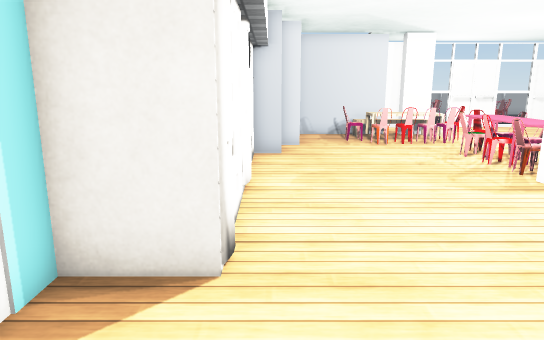
[1] (above)

24 first-person views from a walk through a 3-D level made in the Unity game engine. The camera is 1.2 m above the floor, tilts 12° down and sees 70° across. The floor is counted in squares, 0.5 m on a side. Each view is taken from the middle of a square. On the plan, view 1 faces up. The plan holds only what a view shows up to about 20 squares ahead; the rest is blank. The place goes on beyond the plan. The player character is not drawn. Door leaves are left out, so doorways stand open. Some surface patterns are stand-ins.

[2]
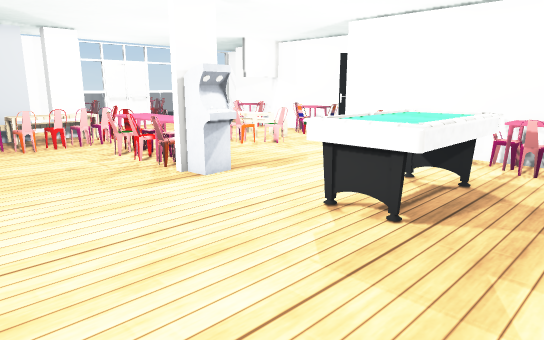

[3]
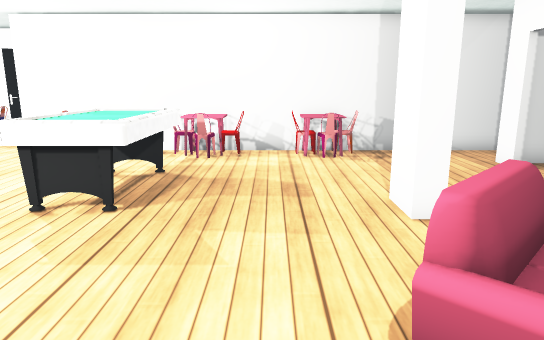

[4]
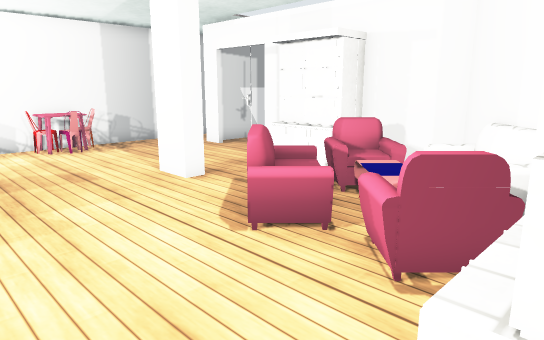

[5]
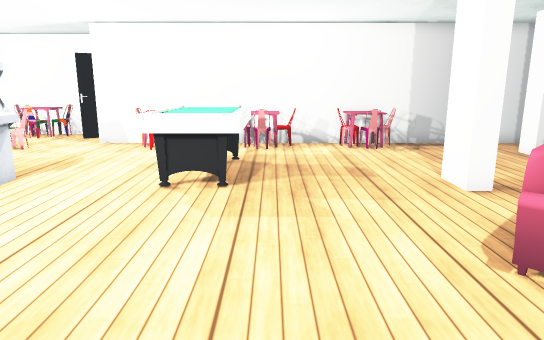

[6]
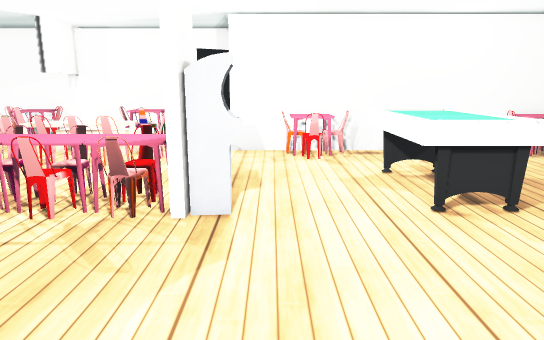

[7]
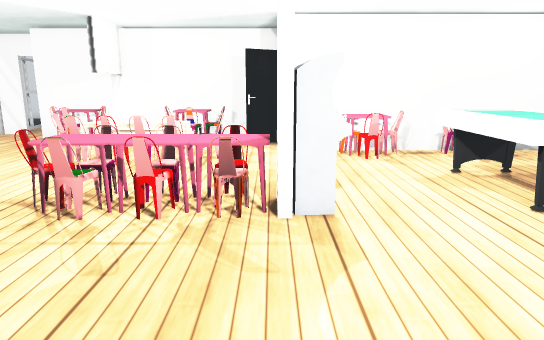

[8]
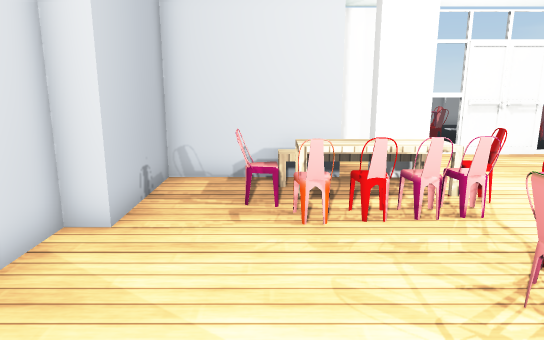

[9]
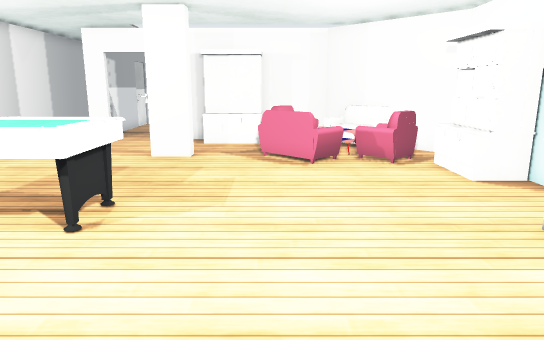

[10]
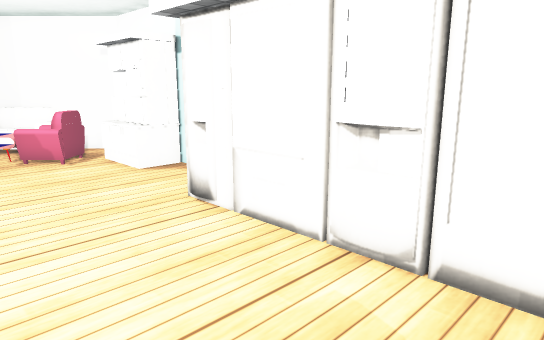

[11]
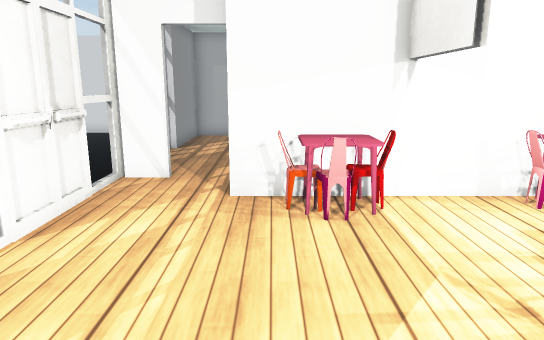

[12]
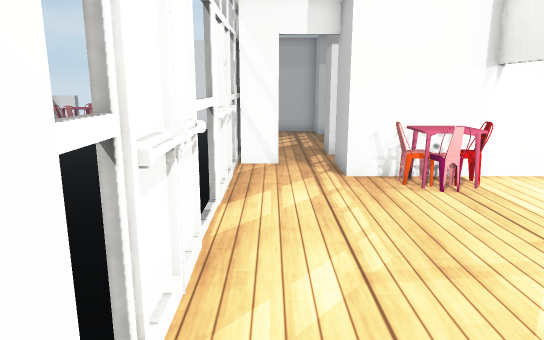

[13]
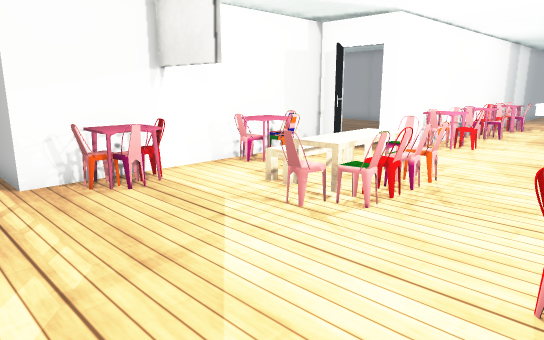

[14]
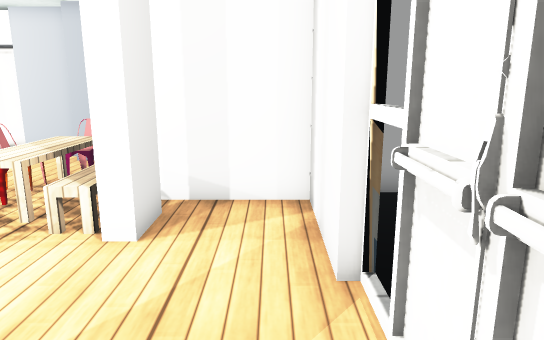

[15]
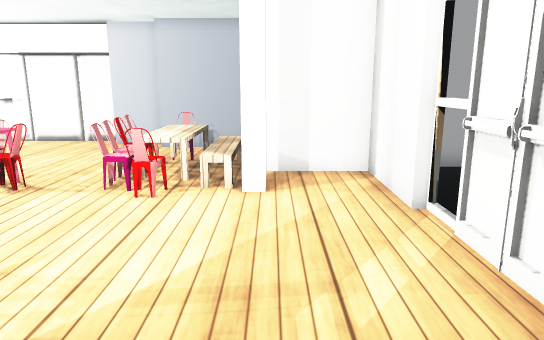

[16]
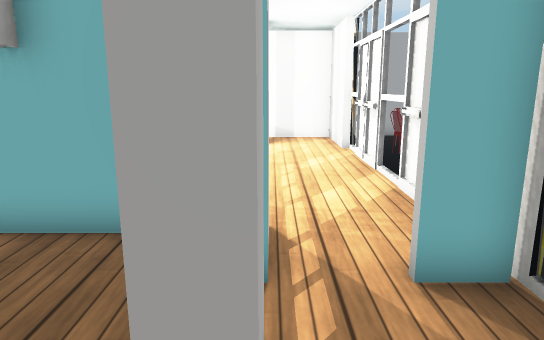

[17]
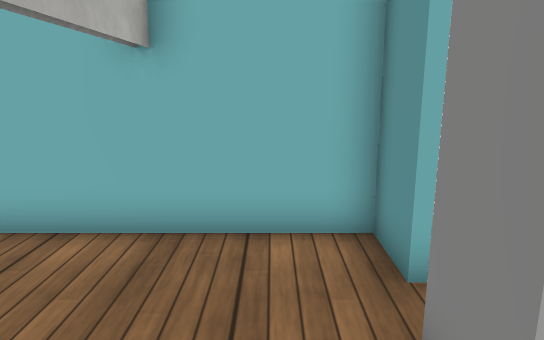

[18]
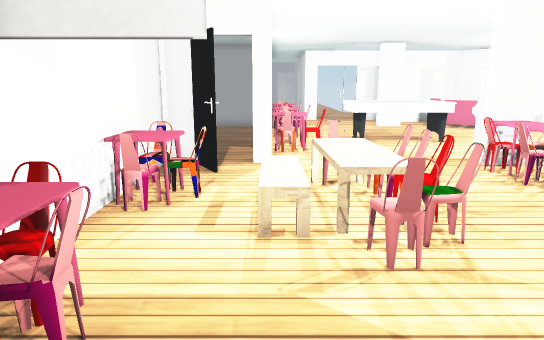

[19]
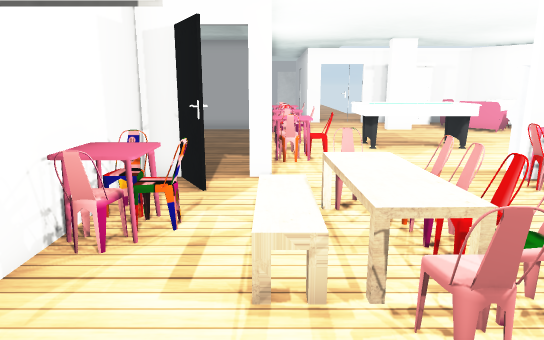

[20]
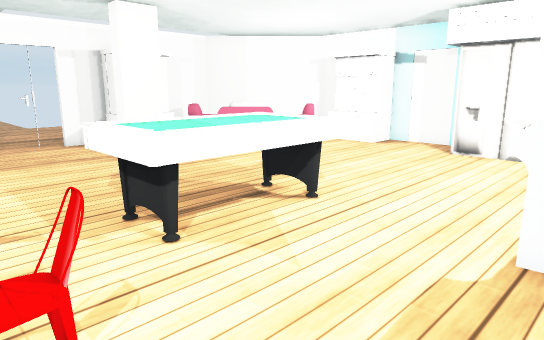

[21]
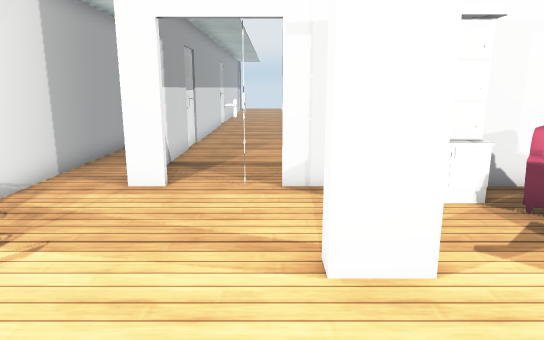

[22]
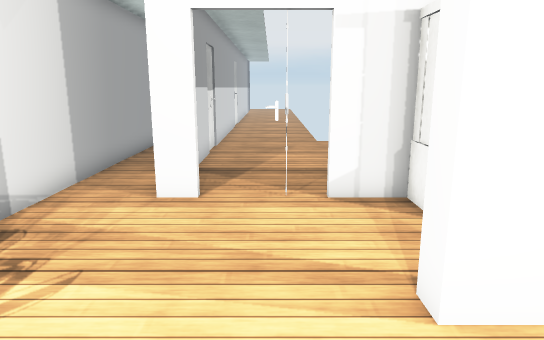

[23]
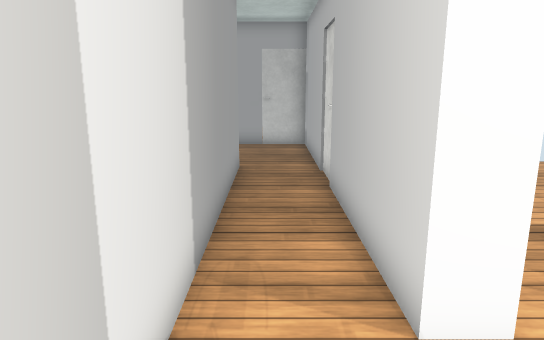

[24]
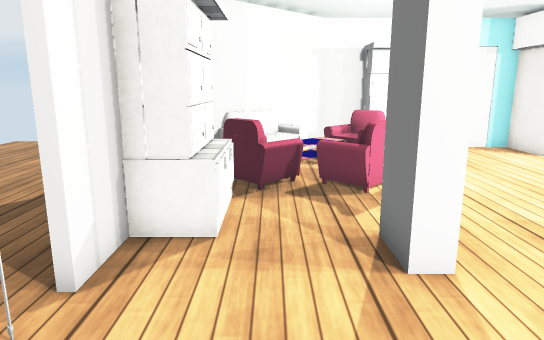

### Floor plan
Key: @ floor where view 1 was taken; # wall or solid block; x gap in a wall; . floor; D open door; = window, fence, low wall or low ledge; ^ raised ledge; T table; H thing the floor can be seen under or through; O other object.
Columns run from 4 left of view 1 to 25 right of it. Each row starts with its distance up from view 1.
 27          #    #=#
 26          #...===..
 25          #.....=..  ...=...  #
 24          ######HHHHHHHHHHHx  .
 23           #.............##....
 22           #.............D.....
 21           ###......... #Dx##..
 20      ########........=##..##
 19      #...###T........^^#...  .
 18      #.#OT###........^^#...
 17      #...====....#=.#######
 16     ##..==......##TO..##
 15     #.......=...##TO..##
 14    O#......##=..=TTO.^^#
 13    O.......=#=..#TT.=^^#
 12    O.......=#=...==...##
 11    O.......=#=......=###
 10    O.......##......####
  9    O.......OO......##
  8    O..............=#
  7    O.............#=#
  6    O.............#=#
  5  #OO.......=^^^^.#=#
  4  #.........^^^^^..=#
  3  #.........^^^^^.=^^
  2  #...............=^^
  1  ##=..............=#
  0  ##=@..............#
 -1  ##==..=..........^^
 -2  #.==.O==........=^^
 -3  #.==O.Ox..##.....=#
 -4   ##=.O==..........#
 -5    #=..Ox..........#
 -6     #===####.......#
 -7      ########......#
 -8             #DDD##.#
 -9           ......##.#
-10         ........##.#
-11        ...  ....##.#
-12      ....   ....##.#
-13     ...    .....##.#
-14   ....     .....#..#
-15 ....        ....#..#
-16 ...         ....##.#
-17              ...##..
-18              ...##..
-19              ...##..
-20                  #..
-21                  ###

Where each view was taken, in squares from view 1:
view 1: 0 up, 0 right, facing up
view 2: 0 up, 1 right, facing up-right
view 3: 0 up, 0 right, facing right
view 4: 3 up, 2 left, facing down-right
view 5: 2 up, 2 left, facing right
view 6: 8 up, 0 right, facing right
view 7: 10 up, 0 right, facing right
view 8: 10 up, 4 right, facing up
view 9: 11 up, 4 right, facing down
view 10: 12 up, 4 right, facing down-left
view 11: 20 up, 10 right, facing right
view 12: 23 up, 8 right, facing right
view 13: 23 up, 8 right, facing down-right
view 14: 23 up, 14 right, facing left
view 15: 21 up, 17 right, facing left
view 16: 21 up, 25 right, facing left
view 17: 19 up, 25 right, facing left
view 18: 22 up, 15 right, facing down
view 19: 20 up, 15 right, facing down
view 20: 10 up, 14 right, facing down-left
view 21: 2 up, 9 right, facing down
view 22: 1 up, 10 right, facing down
view 23: 4 down, 14 right, facing down
view 24: 5 down, 13 right, facing left
